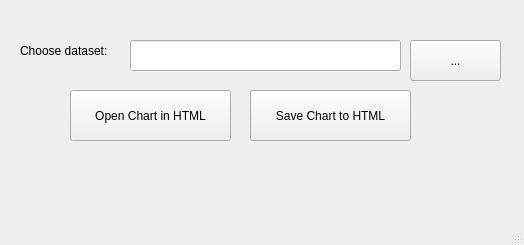
<?xml version="1.0" encoding="UTF-8"?>
<ui version="4.0">
 <class>MainWindow</class>
 <widget class="QMainWindow" name="MainWindow">
  <property name="geometry">
   <rect>
    <x>0</x>
    <y>0</y>
    <width>524</width>
    <height>245</height>
   </rect>
  </property>
  <property name="windowTitle">
   <string>Nguyen Quang Vinh - K234111460</string>
  </property>
  <widget class="QWidget" name="centralwidget">
   <widget class="QLabel" name="label">
    <property name="geometry">
     <rect>
      <x>20</x>
      <y>40</y>
      <width>111</width>
      <height>21</height>
     </rect>
    </property>
    <property name="text">
     <string>Choose dataset:</string>
    </property>
   </widget>
   <widget class="QLineEdit" name="lineEdit">
    <property name="geometry">
     <rect>
      <x>130</x>
      <y>40</y>
      <width>271</width>
      <height>31</height>
     </rect>
    </property>
   </widget>
   <widget class="QPushButton" name="pushButton">
    <property name="geometry">
     <rect>
      <x>70</x>
      <y>90</y>
      <width>161</width>
      <height>51</height>
     </rect>
    </property>
    <property name="text">
     <string>Open Chart in HTML</string>
    </property>
   </widget>
   <widget class="QPushButton" name="pushButtonSaveChart">
    <property name="geometry">
     <rect>
      <x>250</x>
      <y>90</y>
      <width>161</width>
      <height>51</height>
     </rect>
    </property>
    <property name="text">
     <string>Save Chart to HTML</string>
    </property>
   </widget>
   <widget class="QPushButton" name="pushButtonLoadFile">
    <property name="geometry">
     <rect>
      <x>410</x>
      <y>40</y>
      <width>91</width>
      <height>41</height>
     </rect>
    </property>
    <property name="text">
     <string>...</string>
    </property>
   </widget>
  </widget>
  <widget class="QMenuBar" name="menubar">
   <property name="geometry">
    <rect>
     <x>0</x>
     <y>0</y>
     <width>524</width>
     <height>36</height>
    </rect>
   </property>
  </widget>
  <widget class="QStatusBar" name="statusbar"/>
 </widget>
 <resources/>
 <connections/>
</ui>
